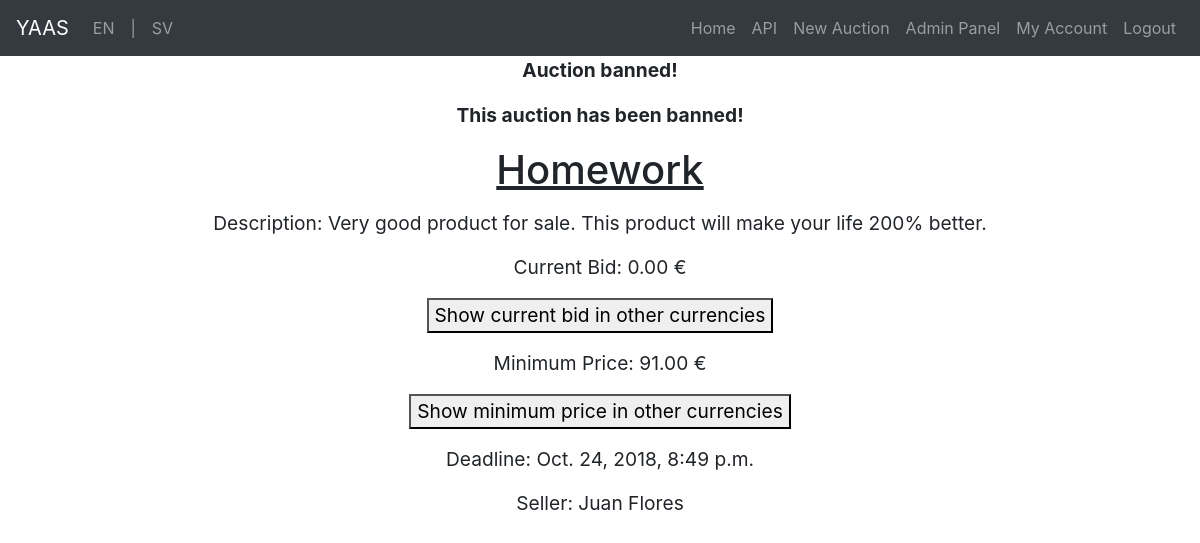
Screenshot of /auctions/ban/185 (signed in) with the database file from the repository.
### Auctions/models.py (models this page shows, shortened)
class Auction(models.Model):
    STATUS_BANNED = 1
    STATUS_ACTIVE = 2
    STATUS_DUE = 3
    STATUS_CHOICES = ((STATUS_BANNED, 'Banned'),
                      (STATUS_ACTIVE, 'Active'),
                      (STATUS_DUE, 'Due'))
    title = models.CharField(max_length=150, blank=False)
    description = models.TextField(blank=False)
    min_price = models.DecimalField(max_digits=9, decimal_places=2, blank=False)
    deadline = models.DateTimeField(auto_now_add=False, auto_now=False)
    seller = models.ForeignKey(User, null=False, blank=False, on_delete=models.CASCADE, related_name='created_by')
    status = models.IntegerField(choices=STATUS_CHOICES, default=STATUS_ACTIVE)
    winning_bid = models.ForeignKey('Bid', null=True, blank=True, on_delete=models.CASCADE, related_name='winning_bid')
    version = ConditionalVersionField('winning_bid')  # Handle concurrency
    class Meta:
        ordering = ['deadline']

### Auctions/views.py (the view)
# urls.py: path('ban/<int:auction_id>', ban_auction, name="ban_auction"),
@user_passes_test(lambda u: u.is_superuser)
def ban_auction(request, auction_id):
    auction = Auction.objects.get(id=auction_id)
    if auction is not None:
        auction.status = Auction.STATUS_BANNED
        auction.save()
        emails = list(Bid.objects.filter(auction=auction).values_list('bidder__email', flat=True).distinct())
        emails.append([auction.seller.email])
        send_email("Auction: " + auction.title + "has been banned!", "We would like to let you know that the "
                                                                    "auction " + auction.title + "has been banned from "
                                                                                                 "the YAAS site.",
                   emails)
        messages.warning(request, _("Auction banned!"))
        return render(request, "auction.html", {'auction': auction})
    messages.warning(request, _("There is no auction with that id!"))
    return redirect("index")

### Auctions/views.py (called while the page is built)
def send_email(subject, message, to_email):
    from_email = "YAASAuctionSite@noreply.com"
    with mail.get_connection() as connection:
        mail.EmailMessage(subject, message, from_email, to_email, connection=connection).send(fail_silently=False)

### Auctions/templates/auction.html (shortened to what this page needs)
{% extends "base.html" %}
{% load crispy_forms_tags %}
{% load static %}
{% load i18n %}
{% block head %}
    <link rel="stylesheet" type="text/css" href="{% static 'css/main.css' %}" />
    <link rel="stylesheet" type="text/css" href="{% static 'css/forms.css' %}" />
{% endblock %}
{% block content %}
    {% if messages %}
        {% for message in messages %}
            {% if message.tags == "error" %}
                <p class ="center"><b>{{ message }} <a href="{% url "auction_view" auction_id=auction.id %}">{% trans "Reload" %}</a></b></p>
            {% else %}
                <p class ="center"><b>{{ message }}</b></p>
            {% endif %}
        {% endfor %}
    {% endif %}
    {% if auction.status == auction.STATUS_BANNED%}
        <p class ="center"><b>{% trans "This auction has been banned" %}!</b></p>
    {% elif auction.status != auction.STATUS_ACTIVE%}
        <p class ="center"><b>{% trans "This auction is no longer active" %}!</b></p>
    {% endif %}
    <h1><u>{{ auction.title }}</u></h1>
    <p class="center">{% trans "Description" %}: {{ auction.description }}</p>
    <p class="center">{% trans "Current Bid" %}: {% if max_bid is not None %}{{ max_bid.amount }} {% else %} 0.00 {% endif %} €</p>
    <p class="center"><button onclick="hideShow('bid_curr')">{% trans "Show current bid in other currencies" %}</button></p>
    <p class="center">{% trans "Minimum Price" %}: {{ auction.min_price }} €</p>
    <p class="center"><button onclick="hideShow('min_curr')">{% trans "Show minimum price in other currencies" %}</button></p>
    <p class="center">{% trans "Deadline" %}: {{ auction.deadline }}</p>
    {% if auction.seller.get_full_name %}
            <p class="center">{% trans "Seller" %}: {{ auction.seller.get_full_name }}</p>
            {% else %}
            <p class="center">{% trans "Seller" %}: {{ auction.seller }}</p>
    {% endif %}
{% endblock %}

### static/css/main.css (style rules this page uses)
h1,h2, h4, p.center { text-align:center; }
p { font-size: larger; }

### static/css/forms.css (style rules this page uses)
h1 { text-align: center; margin-bottom: 15px; }

### rows the page displays
Auction: title "Homework", description "Very good product for sale. This product will make your life 200% better.", min_price "91.00", deadline "Oct. 24, 2018, 8:49 p.m.", seller.get_full_name "Juan Flores"

### other values shown
{{ message }} "Auction banned!"
